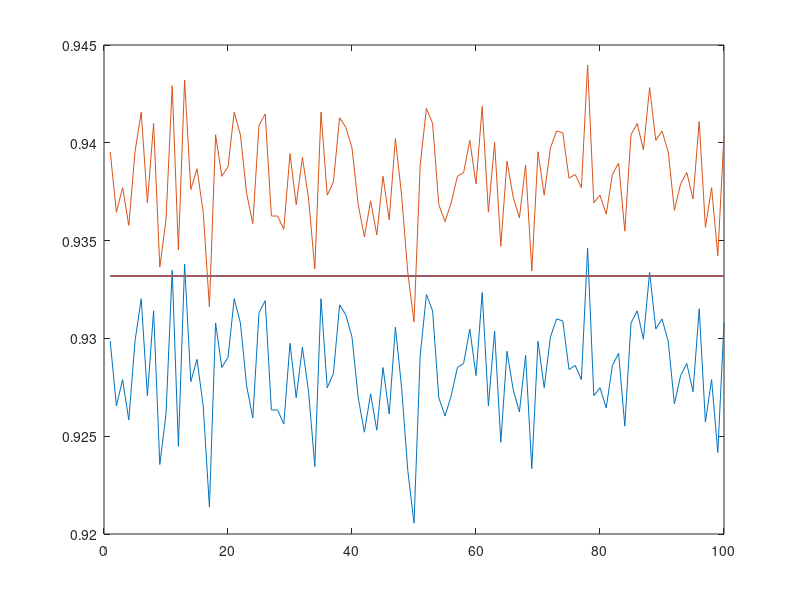

Recreate this plot in MATLAB.
pkg load statistics

mu = -1;
sigma = 0.5;
n = 10^4;
m = 100;
t0 = -0.25;
y_true = normcdf(t0, mu, sigma);
gamma = 0.95;
T = norminv((gamma + 1) / 2);
X = normrnd(mu, sigma, n, m);
p = mean(X < t0);

delta = T * sqrt(p .* (1 - p) / n);
left = p - delta;
right = p + delta;
correct = (left <= y_true) & (y_true <= right);
correct = sum(correct) / m;

printf("N = %d\n", n);
printf("Real value of Normal distribution function = %g\n", y_true);
printf("Correct simulation = %g\n", correct);

y_vector = repmat(y_true, m);
x = 1 : m
plot(x, left, x, right, x, y_vector)